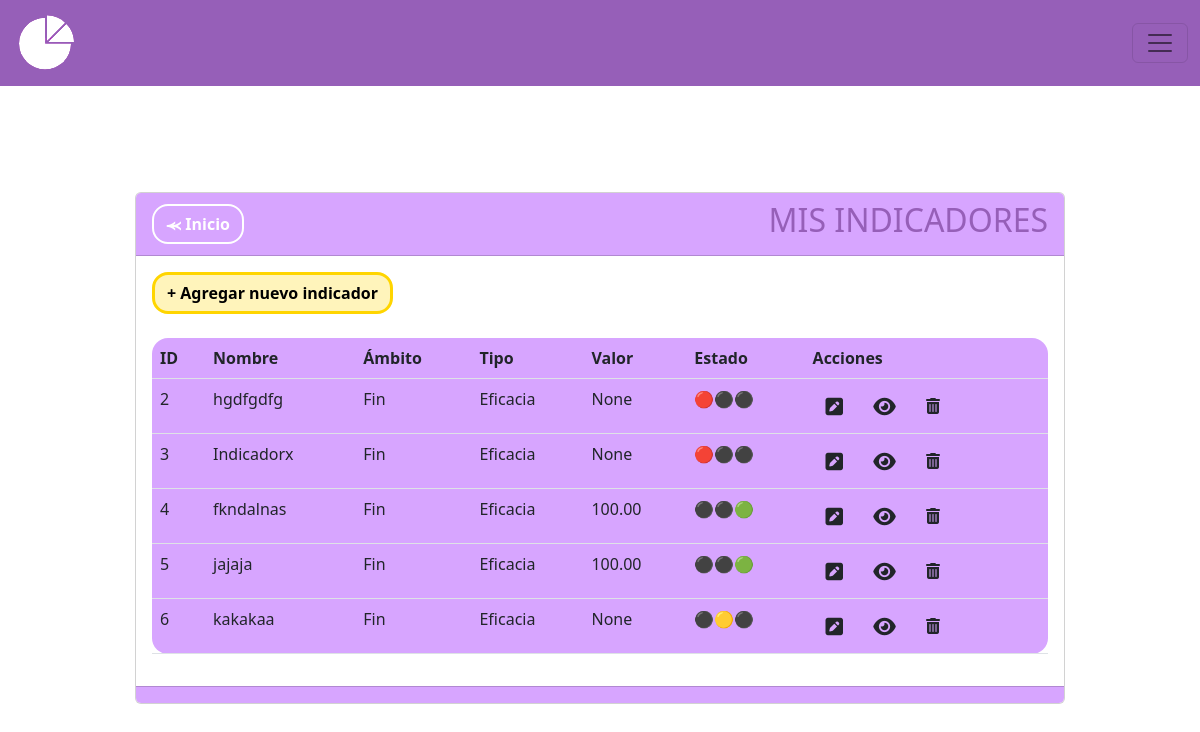
/indicadores, run on an earlier commit of the app's database.
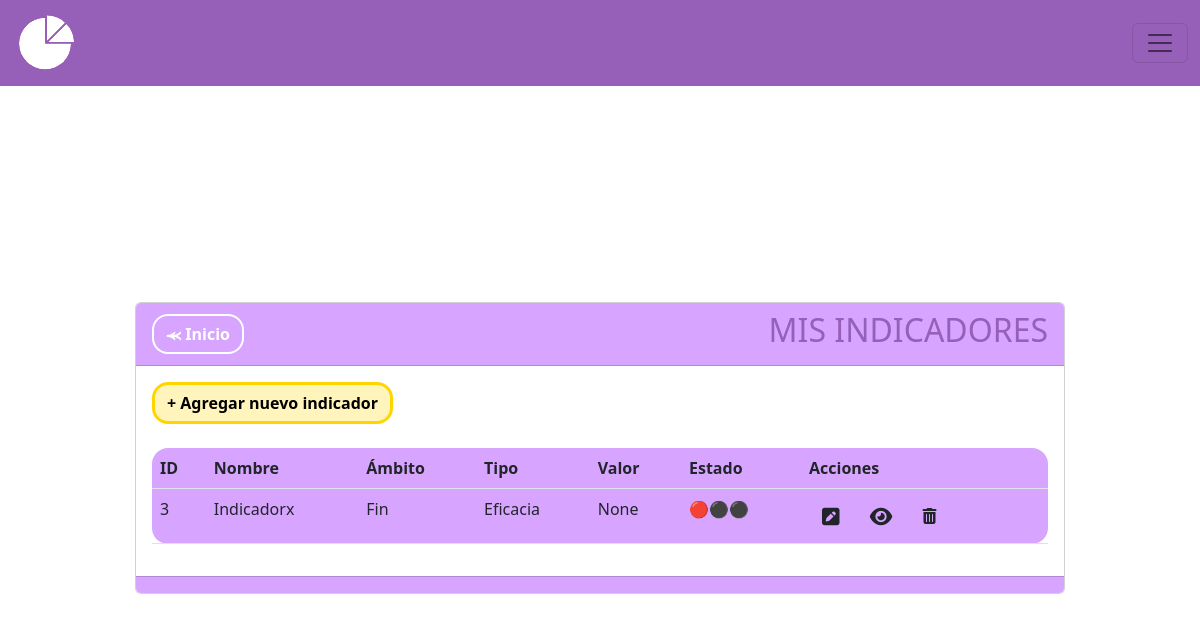
And on a later commit of the database.
### MIReApp/models.py (models this page shows, shortened)
class Indicador(models.Model):
    id = models.AutoField(primary_key=True)
    nombre = models.CharField(max_length=100,
                              verbose_name='Nombre',
                              unique= True,
                              validators= [
                                  RegexValidator(regex= r'^[a-zA-Z\s]*$',
                                                 message="El nombre no puede contener caracteres especiales.",
                                                 code='invalid_nombre')
                              ])
    descripcion = models.CharField(max_length=100, verbose_name='Descripción', blank=True, null=True)
    ambito = models.ForeignKey('Ambito', on_delete=models.CASCADE)
    tipo = models.ForeignKey('Tipo', on_delete=models.CASCADE)
    frecuencia = models.CharField(verbose_name='Frecuencia de medición',max_length=10, choices=FRECUENCIAS)
    formula = models.CharField(max_length=20, choices= FORMULAS,verbose_name='Formula', blank=True)
    numerador = models.ForeignKey('Metrica', related_name='Numerador', on_delete=models.CASCADE, blank=True, null=True)
    denominador = models.ForeignKey('Metrica', related_name='Denominador', on_delete=models.CASCADE, blank=True, null=True)
    numerador_periodo = models.ForeignKey('HistorialMetrica', related_name='Instancia_Numerador', on_delete=models.CASCADE, blank=True, null=True)
    denominador_periodo = models.ForeignKey('HistorialMetrica', related_name='Instancia_Denominador', on_delete=models.CASCADE, blank=True, null=True)
    numerador_medida = models.CharField(max_length=100, verbose_name='', blank=True, null=True)
    denominador_medida = models.CharField(max_length=100, verbose_name='', blank=True, null=True)
    numerador_valor = models.PositiveIntegerField(verbose_name='', blank=True, null=True)
    denominador_valor = models.PositiveIntegerField(verbose_name='' , blank=True, null=True)
    resultado = models.CharField(max_length=100, verbose_name='', blank=True, null=True)
    estado = models.CharField(max_length=100, verbose_name='Descripción', blank=True, null=True)

class Ambito(models.Model):
    nombre = models.CharField(max_length=15)
    def __str__(self):
        return self.nombre

class Tipo(models.Model):
    nombre = models.CharField(max_length=15)
    ambito = models.ForeignKey(Ambito, on_delete=models.CASCADE)
    def __str__(self):
        return self.nombre

### MIReApp/views.py (the view)
# urls.py: path('indicadores',views.indicadores, name='indicadores'),
def indicadores(request):
    indicadores = Indicador.objects.all()
    return render(request, 'indicadores/indexindicador.html', {'indicador': indicadores})

### MIReApp/templates/indicadores/indexindicador.html (shortened to what this page needs)
{% extends "base.html" %}
{% block contenido %}
<br>
<br>
<br>
<center>
    <link rel="stylesheet" href="https://cdnjs.cloudflare.com/ajax/libs/font-awesome/6.4.2/css/all.min.css">
    <div class="col-md-10 card" style="text-align: left;">
        <div class="card-header" style="background-color: #D7A5FF;">
            <div style="display: flex; justify-content: space-between; align-items: center;">
                <span>
                    <a href="{% url 'inicio' %}" class="btn btn-secondary rounded-4 fw-bold" style="background-color: transparent; color:white;border-color: white;border-width: 2px;">⪻ Inicio</a>
                </span>
                <span>
                    <h2>MIS INDICADORES</h2>
                </span>
            </div>
        </div>
        <div class="card-body">
            <a name="" id="" class="btn fw-bold rounded-4" href="{% url 'crear_indicador' %}" style="background-color: #fff4bb;color: #000000;border-color: #ffd500;border-width: 3px;">+ Agregar nuevo indicador</a>
            <br>
            <br>
            <div class="table-responsive">
                <table class="table rounded-4" style="background-color: #D7A5FF;">
                    <thead>
                        <tr>
                            <th scope="col">ID</th>
                            <th scope="col">Nombre</th>
                            <th scope="col">Ámbito</th>
                            <th scope="col">Tipo</th>
                            <th scope="col">Valor</th>
                            <th scope="col">Estado</th>
                            <th scope="col">Acciones</th>
                        </tr>
                    </thead>
                    <tbody>
                        {% for indi in indicador %}
                        <tr class="">
                            <td scope="row">{{ indi.id }}</td>
                            <td>{{ indi.nombre }}</td>
                            <td>{{ indi.ambito }}</td>
                            <td>{{ indi.tipo }}</td>
                            <td>{{ indi.resultado }}</td>
                            {% if indi.numerador_medida == None and indi.denominador_medida == None and indi.numerador_valor == None and indi.denominador_valor == None %}
                                <td> 🔴⚫⚫ </td>
                            {% elif indi.numerador_medida != None and indi.denominador_medida != None and indi.numerador_valor != None and indi.denominador_valor != None %}
                                <td> ⚫⚫🟢 </td>
                            {% else %}
                                <td> ⚫🟡⚫ </td>
                            {% endif %}
                            <td>
                                <a class="btn" href="{% url 'editar_indicador' indi.id %}"><i class="fa-solid fa-square-pen fa-lg"></i></a>
                                <a class="btn" href="{% url 'ver_indicador' indi.id %}"><i class="fa-solid fa-eye fa-lg"></i>{{ indicador.titulo }}</a>
                                <a class="btn eliminarIndicador-btn" href="{% url 'eliminar_indicador' indi.id %}" data-id="{{ item.id }}" role="button"><i class="fa-solid fa-trash-can"></i></a>
                            </td>
                        </tr>
                        {% endfor %}
                    </tbody>
                </table>
            </div>
        </div>
        <div class="card-footer text-muted" style="background-color: #D7A5FF;">
        </div>
    </div>
</div>
{% endblock %}

What changed in the data, as far as the page shows it:
removed Indicador: id "2", nombre "hgdfgdfg", ambito "Fin", tipo "Eficacia", resultado "None"
removed Indicador: id "4", nombre "fkndalnas", ambito "Fin", tipo "Eficacia", resultado "100.00"
removed Indicador: id "5", nombre "jajaja", ambito "Fin", tipo "Eficacia", resultado "100.00"
removed Indicador: id "6", nombre "kakakaa", ambito "Fin", tipo "Eficacia", resultado "None"
